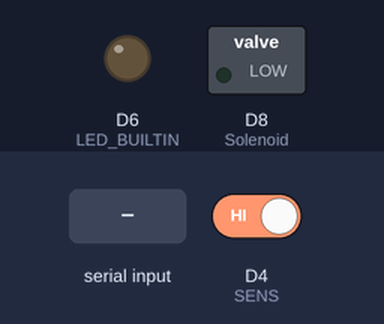
Recording of a sketch running on a simulated Arduino MKR. Parts: switched loads named in the sketch (green lamp = pin HIGH), output pins drawn as LEDs (lit = HIGH). Dashed ring = blinking. The inputs (shaded band) are chosen by the test bench; at power-on: D4 (SENS) HIGH. WiFi joins after 1.5 s; servers stay silent unless stated; what the sketch prints to the serial monitor is not drawn.

Above: at 12.7 s.
12.8 s: D4 (SENS) driven LOW
At 13.9 s:
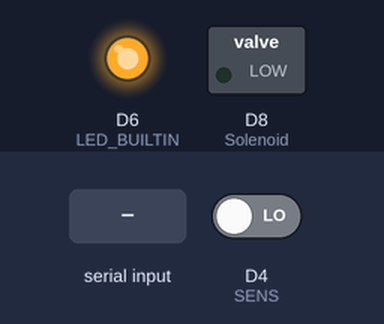
14.3 s: "1" received over the second serial link
At 15.35 s:
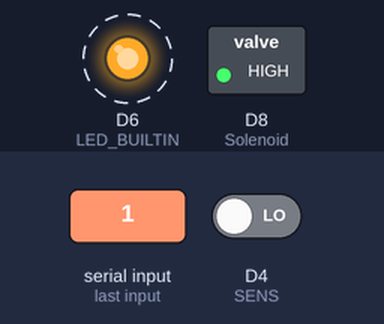
Timing chart, 0 to 23.3 s (numbered marks = the images above; inputs shaded):
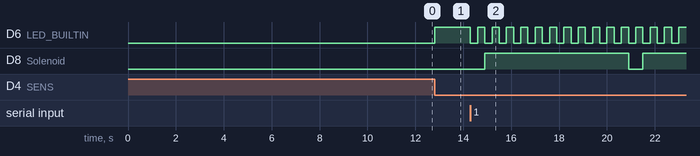

Measured:
- after the input at 12.8 s, D6 (LED_BUILTIN): LOW → HIGH at once
- after the input at 14.3 s, D6 (LED_BUILTIN): alternates HIGH for 0.30 s and LOW for 0.30 s, starting at once; D8 (Solenoid): LOW → HIGH after 0.60 s, → LOW 6.0 s later, → HIGH 0.60 s later

The sketch:

qr-ok-01_0913_ble.ino
```cpp
#include <SPI.h>
#include <WiFi101.h>
#include <WString.h>

///////please enter your sensitive data in the Secret tab/arduino_secrets.h
char ssid[] = "oysterYS";        // your network SSID (name)
char pass[] = "52005200ys";    // your network password (use for WPA, or use as key for WEP)
String QID = "Q00002"; //Q00001 IT, Q00002 HN
//https://arduino.stackexchange.com/questions/43644/wifi101-client-http-post-fails-after-3rd-request
int status = WL_IDLE_STATUS;

// Initialize the WiFi client library
WiFiClient client;

// server address:
char server[] = "todayrecycle.com";
//IPAddress server(64,131,82,241);

unsigned long lastConnectionTime = 0;            // last time you connected to the server, in milliseconds
const unsigned long postingInterval = 3L * 1000L; // delay between updates, in milliseconds

//Door sensor
#define SENS  4  // Door sensorf
int sensorState = 0; // variable for reading the Door Sensor status
// constants
const int buttonPin = 6;     // the number of the pushbutton pin
const int Solenoid =  8;      // the number of the Solenoid pin
// variables
String line;
String res;
String strDoorStat="N";
char btChar;
/*
 * split result from server split result from server
 */
String getValue(String data, char separator, int index)
{
  int found = 0;
  int strIndex[] = {0, -1};
  int maxIndex = data.length()-1;

  for(int i=0; i<=maxIndex && found<=index; i++){
    if(data.charAt(i)==separator || i==maxIndex){
        found++;
        strIndex[0] = strIndex[1]+1;
        strIndex[1] = (i == maxIndex) ? i+1 : i;
    }
  }

  return found>index ? data.substring(strIndex[0], strIndex[1]) : "";
}


/*
 *  this method makes a HTTP connection to the server:this method makes a HTTP connection to the server:
 */
void httpRequest() {
  // close any connection before send a new request.
  // This will free the socket on the WiFi shield.
  Serial.println();
  Serial.println("1. start to connecting server");
  client.stop();
  WiFi.end();
  delay(10);
  WiFi.begin(ssid, pass);

  // if there's a successful connection:
  if (client.connect(server, 80)) {

    Serial.println("2. connect server OK, door sate= "+strDoorStat);
    //Serial.println("connecting...");
    // send the HTTP PUT request:
    client.println("GET /todayrecycle/wifi/qrbox.jsp?qid="+QID+"&dstat="+strDoorStat+" HTTP/1.1");
    client.println("Host: todayrecycle.com");
    client.println("User-Agent: ArduinoWiFi/1.1");
    client.println("Connection: close");
    client.println();

    // note the time that the connection was made:
    lastConnectionTime = millis();
  } else {
    // if you couldn't make a connection:
    Serial.println("connection failed");
  }

}

/*
 *  print wifi state
 */
void printWiFiStatus() {
  // print the SSID of the network you're attached to:
  Serial.print("SSID: ");
  Serial.println(WiFi.SSID());

  // print your WiFi shield's IP address:
  IPAddress ip = WiFi.localIP();
  Serial.print("IP Address: ");
  Serial.println(ip);

  // print the received signal strength:
  long rssi = WiFi.RSSI();
  Serial.print("signal strength (RSSI):");
  Serial.print(rssi);
  Serial.println(" dBm");
}

/*
 *  connect wifi
 */
void connectWIFI(){
    // attempt to connect to WiFi network:
  while ( status != WL_CONNECTED) {
    Serial.print("Attempting to connect to SSID: ");
    Serial.println(ssid);
    // Connect to WPA/WPA2 network. Change this line if using open or WEP network:
    status = WiFi.begin(ssid, pass);
    // wait 10 seconds for connection:
    delay(10000);
    // you're connected now, so print out the status:
    printWiFiStatus();
  }
}


void setup() {
   // check for the presence of the shield:
  connectWIFI();
  // initialize Door sensor as input:
  pinMode(SENS, INPUT);
  digitalWrite(SENS, HIGH);
    // initialize digital pin LED_BUILTIN as an output.
  pinMode(LED_BUILTIN, OUTPUT);
  // initialize the Solenoid pin as an output:
  pinMode(Solenoid, OUTPUT);

  Serial.begin(9600);  // opens serial port, sets data rate to 9600 bps
  Serial1.begin(9600); // HM-10 Bluetooth communication

  digitalWrite(LED_BUILTIN, HIGH); //first start turn on led
  Serial.println("0. my delay time to server is 3000ms(var-postingInterval)");
}

/*
 * blink led, lock open
*/
void open(){
   for (int i=0; i <= 10; i++){
          digitalWrite(LED_BUILTIN, LOW);    // turn the LED off by making the voltage LOW
          delay(300);
          digitalWrite(LED_BUILTIN, HIGH);   // turn the LED on (HIGH is the voltage level)
          delay(300);                       // wait for a second
          digitalWrite(Solenoid, HIGH); //open lock

    }
}

void loop() {

  //1. get door state
    sensorState = digitalRead(SENS); // read the Door sensor status
     if (sensorState == LOW) {
       // Serial.write("Closed");
       strDoorStat= "N";
       digitalWrite(LED_BUILTIN, HIGH);
     }else{
       //Serial.write("Open");
         strDoorStat= "Y";
      //no door
       digitalWrite(LED_BUILTIN, LOW);   // turn the LED on (HIGH is the voltage level)
    }
    //Serial.println("0. door = "+strDoorStat);
//    if(strDoorStat == "Y"){
//      //if door is open at least once, no more open function. = isDONE
//      isDone = true;
//    }

    //BT

    //PHONE > ARDUINO
    while(Serial1.available()){
       btChar = (char)Serial1.read();
    }

//    //ARDUINO > PHONE
//    while(Serial.available()){
//      Serial1.print((char)Serial.read());
//    }

    if(sizeof(btChar)>1){
        Serial.println("BT START");
    }

 /***************bluetoothconnection***********************/
       switch(btChar){
         case '1':
         if(strDoorStat == "N"){open();}
          Serial1.print("1");
          digitalWrite(Solenoid, LOW);
         // btLog = "open lock fuction";
          break;
        case '2':
          digitalWrite(Solenoid, HIGH);
          //btLog = "lock on";
          break;
        case '3':
          digitalWrite(Solenoid, LOW);
          //btLog = "lock off";
          break;
       }
 /***************wifi connection**************************/
//        //2.enter server
//          line = "";
//           while (client.available()) {
//             line = client.readStringUntil('\r');
//           }
//
//        //3.get result
//          res = getValue(line, 'v@', 1);
//          if(res.length() >= 1){
//              res.trim();
//            if(res == "1"){
//        //4. only open! when door is closed.
//               if(strDoorStat == "N"){
//                  //if(!isDone){ // no opened door state
//                    open();
//                  //}
//               }
//                //digitalWrite(Solenoid, LOW);
//            }else if(res == "0"){
//                // Close Lock
//                  digitalWrite(LED_BUILTIN, HIGH);
//                  digitalWrite(Solenoid, LOW);
//                 // isDone = false;
//            }
//            //debug
//             Serial.println("3. result = "+res);
//          }
//
//          // if N seconds have passed since your last connection,
//          // then connect again and send data:
//          if (millis() - lastConnectionTime > postingInterval){
//              httpRequest();
//          }
}
```
